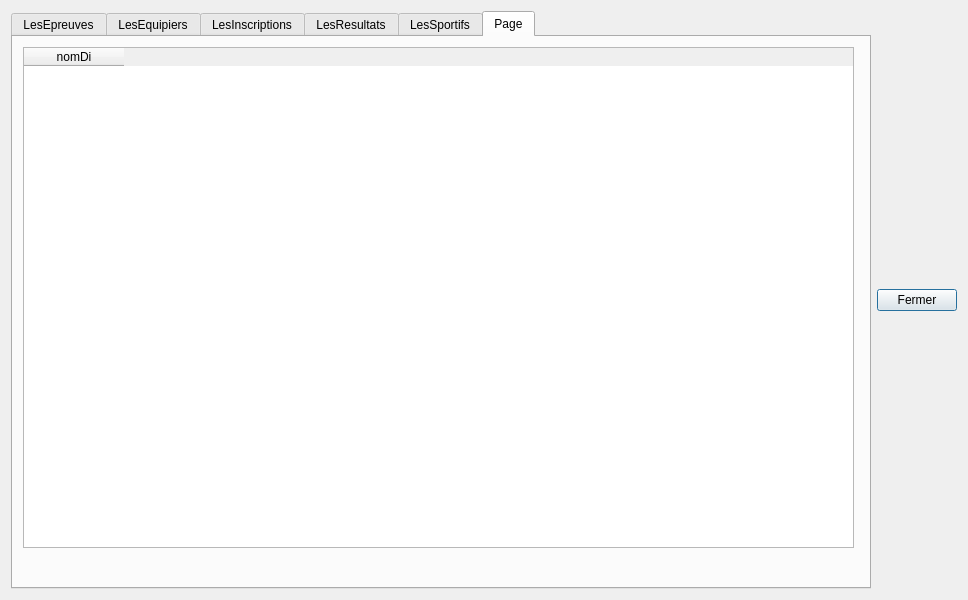
<?xml version="1.0" encoding="UTF-8"?>
<ui version="4.0">
 <class>tablesData</class>
 <widget class="QDialog" name="tablesData">
  <property name="geometry">
   <rect>
    <x>0</x>
    <y>0</y>
    <width>968</width>
    <height>600</height>
   </rect>
  </property>
  <property name="sizePolicy">
   <sizepolicy hsizetype="Preferred" vsizetype="Preferred">
    <horstretch>0</horstretch>
    <verstretch>0</verstretch>
   </sizepolicy>
  </property>
  <property name="minimumSize">
   <size>
    <width>0</width>
    <height>0</height>
   </size>
  </property>
  <property name="windowTitle">
   <string>BD JO</string>
  </property>
  <layout class="QVBoxLayout" name="verticalLayout">
   <item>
    <layout class="QHBoxLayout" name="horizontalLayout">
     <item>
      <widget class="QTabWidget" name="tabWidget">
       <property name="currentIndex">
        <number>5</number>
       </property>
       <widget class="QWidget" name="tabEpreuves">
        <attribute name="title">
         <string>LesEpreuves</string>
        </attribute>
        <layout class="QVBoxLayout" name="verticalLayout_2">
         <item>
          <widget class="QTableWidget" name="tableEpreuves">
           <property name="sizePolicy">
            <sizepolicy hsizetype="Expanding" vsizetype="Expanding">
             <horstretch>0</horstretch>
             <verstretch>0</verstretch>
            </sizepolicy>
           </property>
           <property name="minimumSize">
            <size>
             <width>0</width>
             <height>400</height>
            </size>
           </property>
           <property name="baseSize">
            <size>
             <width>0</width>
             <height>0</height>
            </size>
           </property>
           <property name="layoutDirection">
            <enum>Qt::LeftToRight</enum>
           </property>
           <property name="sizeAdjustPolicy">
            <enum>QAbstractScrollArea::AdjustToContents</enum>
           </property>
           <property name="sortingEnabled">
            <bool>true</bool>
           </property>
           <property name="columnCount">
            <number>7</number>
           </property>
           <attribute name="horizontalHeaderCascadingSectionResizes">
            <bool>true</bool>
           </attribute>
           <attribute name="horizontalHeaderDefaultSectionSize">
            <number>150</number>
           </attribute>
           <attribute name="horizontalHeaderHighlightSections">
            <bool>true</bool>
           </attribute>
           <attribute name="horizontalHeaderMinimumSectionSize">
            <number>50</number>
           </attribute>
           <attribute name="horizontalHeaderShowSortIndicator" stdset="0">
            <bool>true</bool>
           </attribute>
           <attribute name="horizontalHeaderStretchLastSection">
            <bool>true</bool>
           </attribute>
           <attribute name="verticalHeaderVisible">
            <bool>false</bool>
           </attribute>
           <column>
            <property name="text">
             <string>numEp</string>
            </property>
           </column>
           <column>
            <property name="text">
             <string>nomEp</string>
            </property>
           </column>
           <column>
            <property name="text">
             <string>formeEp</string>
            </property>
           </column>
           <column>
            <property name="text">
             <string>categorieEp</string>
            </property>
           </column>
           <column>
            <property name="text">
             <string>nbSportifsEp</string>
            </property>
           </column>
           <column>
            <property name="text">
             <string>dateEp</string>
            </property>
           </column>
           <column>
            <property name="text">
             <string>nomDi</string>
            </property>
           </column>
          </widget>
         </item>
         <item>
          <widget class="QLabel" name="label_epreuves">
           <property name="palette">
            <palette>
             <active>
              <colorrole role="WindowText">
               <brush brushstyle="SolidPattern">
                <color alpha="255">
                 <red>255</red>
                 <green>0</green>
                 <blue>0</blue>
                </color>
               </brush>
              </colorrole>
             </active>
             <inactive>
              <colorrole role="WindowText">
               <brush brushstyle="SolidPattern">
                <color alpha="255">
                 <red>255</red>
                 <green>0</green>
                 <blue>0</blue>
                </color>
               </brush>
              </colorrole>
             </inactive>
             <disabled>
              <colorrole role="WindowText">
               <brush brushstyle="SolidPattern">
                <color alpha="255">
                 <red>120</red>
                 <green>120</green>
                 <blue>120</blue>
                </color>
               </brush>
              </colorrole>
             </disabled>
            </palette>
           </property>
           <property name="text">
            <string/>
           </property>
           <property name="scaledContents">
            <bool>true</bool>
           </property>
           <property name="alignment">
            <set>Qt::AlignCenter</set>
           </property>
          </widget>
         </item>
        </layout>
       </widget>
       <widget class="QWidget" name="tabEquipiers">
        <attribute name="title">
         <string>LesEquipiers</string>
        </attribute>
        <layout class="QVBoxLayout" name="verticalLayout_4">
         <item>
          <widget class="QTableWidget" name="tableEquipiers">
           <property name="sizePolicy">
            <sizepolicy hsizetype="Expanding" vsizetype="Expanding">
             <horstretch>0</horstretch>
             <verstretch>0</verstretch>
            </sizepolicy>
           </property>
           <property name="minimumSize">
            <size>
             <width>0</width>
             <height>400</height>
            </size>
           </property>
           <property name="baseSize">
            <size>
             <width>0</width>
             <height>0</height>
            </size>
           </property>
           <property name="columnCount">
            <number>2</number>
           </property>
           <attribute name="horizontalHeaderDefaultSectionSize">
            <number>200</number>
           </attribute>
           <attribute name="horizontalHeaderMinimumSectionSize">
            <number>50</number>
           </attribute>
           <attribute name="horizontalHeaderStretchLastSection">
            <bool>true</bool>
           </attribute>
           <attribute name="verticalHeaderVisible">
            <bool>false</bool>
           </attribute>
           <column>
            <property name="text">
             <string>numEq</string>
            </property>
           </column>
           <column>
            <property name="text">
             <string>numSp</string>
            </property>
           </column>
          </widget>
         </item>
         <item>
          <widget class="QLabel" name="label_equipiers">
           <property name="palette">
            <palette>
             <active>
              <colorrole role="WindowText">
               <brush brushstyle="SolidPattern">
                <color alpha="255">
                 <red>255</red>
                 <green>0</green>
                 <blue>0</blue>
                </color>
               </brush>
              </colorrole>
             </active>
             <inactive>
              <colorrole role="WindowText">
               <brush brushstyle="SolidPattern">
                <color alpha="255">
                 <red>255</red>
                 <green>0</green>
                 <blue>0</blue>
                </color>
               </brush>
              </colorrole>
             </inactive>
             <disabled>
              <colorrole role="WindowText">
               <brush brushstyle="SolidPattern">
                <color alpha="255">
                 <red>120</red>
                 <green>120</green>
                 <blue>120</blue>
                </color>
               </brush>
              </colorrole>
             </disabled>
            </palette>
           </property>
           <property name="text">
            <string/>
           </property>
           <property name="alignment">
            <set>Qt::AlignCenter</set>
           </property>
          </widget>
         </item>
        </layout>
       </widget>
       <widget class="QWidget" name="tabInscriptions">
        <attribute name="title">
         <string>LesInscriptions</string>
        </attribute>
        <layout class="QVBoxLayout" name="verticalLayout_5">
         <item>
          <widget class="QTableWidget" name="tableInscriptions">
           <attribute name="horizontalHeaderDefaultSectionSize">
            <number>200</number>
           </attribute>
           <attribute name="horizontalHeaderMinimumSectionSize">
            <number>50</number>
           </attribute>
           <attribute name="horizontalHeaderStretchLastSection">
            <bool>true</bool>
           </attribute>
           <attribute name="verticalHeaderVisible">
            <bool>false</bool>
           </attribute>
           <column>
            <property name="text">
             <string>numIn</string>
            </property>
           </column>
           <column>
            <property name="text">
             <string>numEp</string>
            </property>
           </column>
          </widget>
         </item>
         <item>
          <widget class="QLabel" name="label_inscriptions">
           <property name="palette">
            <palette>
             <active>
              <colorrole role="WindowText">
               <brush brushstyle="SolidPattern">
                <color alpha="255">
                 <red>255</red>
                 <green>0</green>
                 <blue>0</blue>
                </color>
               </brush>
              </colorrole>
             </active>
             <inactive>
              <colorrole role="WindowText">
               <brush brushstyle="SolidPattern">
                <color alpha="255">
                 <red>255</red>
                 <green>0</green>
                 <blue>0</blue>
                </color>
               </brush>
              </colorrole>
             </inactive>
             <disabled>
              <colorrole role="WindowText">
               <brush brushstyle="SolidPattern">
                <color alpha="255">
                 <red>120</red>
                 <green>120</green>
                 <blue>120</blue>
                </color>
               </brush>
              </colorrole>
             </disabled>
            </palette>
           </property>
           <property name="text">
            <string/>
           </property>
           <property name="alignment">
            <set>Qt::AlignCenter</set>
           </property>
          </widget>
         </item>
        </layout>
       </widget>
       <widget class="QWidget" name="tabResultats">
        <attribute name="title">
         <string>LesResultats</string>
        </attribute>
        <layout class="QVBoxLayout" name="verticalLayout_6">
         <item>
          <widget class="QTableWidget" name="tableResultats">
           <attribute name="horizontalHeaderDefaultSectionSize">
            <number>200</number>
           </attribute>
           <attribute name="horizontalHeaderMinimumSectionSize">
            <number>50</number>
           </attribute>
           <attribute name="horizontalHeaderStretchLastSection">
            <bool>true</bool>
           </attribute>
           <attribute name="verticalHeaderVisible">
            <bool>false</bool>
           </attribute>
           <column>
            <property name="text">
             <string>numEp</string>
            </property>
           </column>
           <column>
            <property name="text">
             <string>gold</string>
            </property>
           </column>
           <column>
            <property name="text">
             <string>silver</string>
            </property>
           </column>
           <column>
            <property name="text">
             <string>bronze</string>
            </property>
           </column>
          </widget>
         </item>
         <item>
          <widget class="QLabel" name="label_resultats">
           <property name="palette">
            <palette>
             <active>
              <colorrole role="WindowText">
               <brush brushstyle="SolidPattern">
                <color alpha="255">
                 <red>255</red>
                 <green>0</green>
                 <blue>0</blue>
                </color>
               </brush>
              </colorrole>
             </active>
             <inactive>
              <colorrole role="WindowText">
               <brush brushstyle="SolidPattern">
                <color alpha="255">
                 <red>255</red>
                 <green>0</green>
                 <blue>0</blue>
                </color>
               </brush>
              </colorrole>
             </inactive>
             <disabled>
              <colorrole role="WindowText">
               <brush brushstyle="SolidPattern">
                <color alpha="255">
                 <red>120</red>
                 <green>120</green>
                 <blue>120</blue>
                </color>
               </brush>
              </colorrole>
             </disabled>
            </palette>
           </property>
           <property name="text">
            <string/>
           </property>
           <property name="alignment">
            <set>Qt::AlignCenter</set>
           </property>
          </widget>
         </item>
        </layout>
       </widget>
       <widget class="QWidget" name="tabSportifs">
        <attribute name="title">
         <string>LesSportifs</string>
        </attribute>
        <layout class="QVBoxLayout" name="verticalLayout_7">
         <item>
          <widget class="QTableWidget" name="tableSportifs">
           <attribute name="horizontalHeaderDefaultSectionSize">
            <number>110</number>
           </attribute>
           <attribute name="horizontalHeaderMinimumSectionSize">
            <number>50</number>
           </attribute>
           <attribute name="horizontalHeaderStretchLastSection">
            <bool>true</bool>
           </attribute>
           <attribute name="verticalHeaderVisible">
            <bool>false</bool>
           </attribute>
           <column>
            <property name="text">
             <string>numSp</string>
            </property>
           </column>
           <column>
            <property name="text">
             <string>nomSp</string>
            </property>
           </column>
           <column>
            <property name="text">
             <string>prenomSp</string>
            </property>
           </column>
           <column>
            <property name="text">
             <string>pays</string>
            </property>
           </column>
           <column>
            <property name="text">
             <string>categorieSp</string>
            </property>
           </column>
           <column>
            <property name="text">
             <string>dateNaisSp</string>
            </property>
           </column>
           <column>
            <property name="text">
             <string>ageSp</string>
            </property>
           </column>
          </widget>
         </item>
         <item>
          <widget class="QLabel" name="label_sportifs">
           <property name="palette">
            <palette>
             <active>
              <colorrole role="WindowText">
               <brush brushstyle="SolidPattern">
                <color alpha="255">
                 <red>255</red>
                 <green>0</green>
                 <blue>0</blue>
                </color>
               </brush>
              </colorrole>
             </active>
             <inactive>
              <colorrole role="WindowText">
               <brush brushstyle="SolidPattern">
                <color alpha="255">
                 <red>255</red>
                 <green>0</green>
                 <blue>0</blue>
                </color>
               </brush>
              </colorrole>
             </inactive>
             <disabled>
              <colorrole role="WindowText">
               <brush brushstyle="SolidPattern">
                <color alpha="255">
                 <red>120</red>
                 <green>120</green>
                 <blue>120</blue>
                </color>
               </brush>
              </colorrole>
             </disabled>
            </palette>
           </property>
           <property name="text">
            <string/>
           </property>
           <property name="alignment">
            <set>Qt::AlignCenter</set>
           </property>
          </widget>
         </item>
        </layout>
       </widget>
       <widget class="QWidget" name="tabDisciplines">
        <attribute name="title">
         <string>Page</string>
        </attribute>
        <widget class="QTableWidget" name="tableDisciplines">
         <property name="geometry">
          <rect>
           <x>10</x>
           <y>10</y>
           <width>831</width>
           <height>501</height>
          </rect>
         </property>
         <column>
          <property name="text">
           <string>nomDi</string>
          </property>
         </column>
        </widget>
        <widget class="QLabel" name="label_disciplines">
         <property name="geometry">
          <rect>
           <x>10</x>
           <y>520</y>
           <width>828</width>
           <height>17</height>
          </rect>
         </property>
         <property name="palette">
          <palette>
           <active>
            <colorrole role="WindowText">
             <brush brushstyle="SolidPattern">
              <color alpha="255">
               <red>255</red>
               <green>0</green>
               <blue>0</blue>
              </color>
             </brush>
            </colorrole>
           </active>
           <inactive>
            <colorrole role="WindowText">
             <brush brushstyle="SolidPattern">
              <color alpha="255">
               <red>255</red>
               <green>0</green>
               <blue>0</blue>
              </color>
             </brush>
            </colorrole>
           </inactive>
           <disabled>
            <colorrole role="WindowText">
             <brush brushstyle="SolidPattern">
              <color alpha="255">
               <red>120</red>
               <green>120</green>
               <blue>120</blue>
              </color>
             </brush>
            </colorrole>
           </disabled>
          </palette>
         </property>
         <property name="text">
          <string/>
         </property>
         <property name="alignment">
          <set>Qt::AlignCenter</set>
         </property>
        </widget>
       </widget>
      </widget>
     </item>
     <item>
      <spacer name="horizontalSpacer">
       <property name="orientation">
        <enum>Qt::Horizontal</enum>
       </property>
       <property name="sizeHint" stdset="0">
        <size>
         <width>40</width>
         <height>20</height>
        </size>
       </property>
      </spacer>
     </item>
     <item>
      <widget class="QPushButton" name="pushButton">
       <property name="text">
        <string>Fermer</string>
       </property>
      </widget>
     </item>
     <item>
      <spacer name="horizontalSpacer_2">
       <property name="orientation">
        <enum>Qt::Horizontal</enum>
       </property>
       <property name="sizeHint" stdset="0">
        <size>
         <width>40</width>
         <height>20</height>
        </size>
       </property>
      </spacer>
     </item>
    </layout>
   </item>
  </layout>
 </widget>
 <resources/>
 <connections>
  <connection>
   <sender>pushButton</sender>
   <signal>clicked()</signal>
   <receiver>tablesData</receiver>
   <slot>close()</slot>
   <hints>
    <hint type="sourcelabel">
     <x>360</x>
     <y>575</y>
    </hint>
    <hint type="destinationlabel">
     <x>323</x>
     <y>169</y>
    </hint>
   </hints>
  </connection>
 </connections>
 <slots>
  <slot>refreshSpectaclesData()</slot>
  <slot>refreshZonesData()</slot>
  <slot>refreshRepresentationsData()</slot>
 </slots>
</ui>
